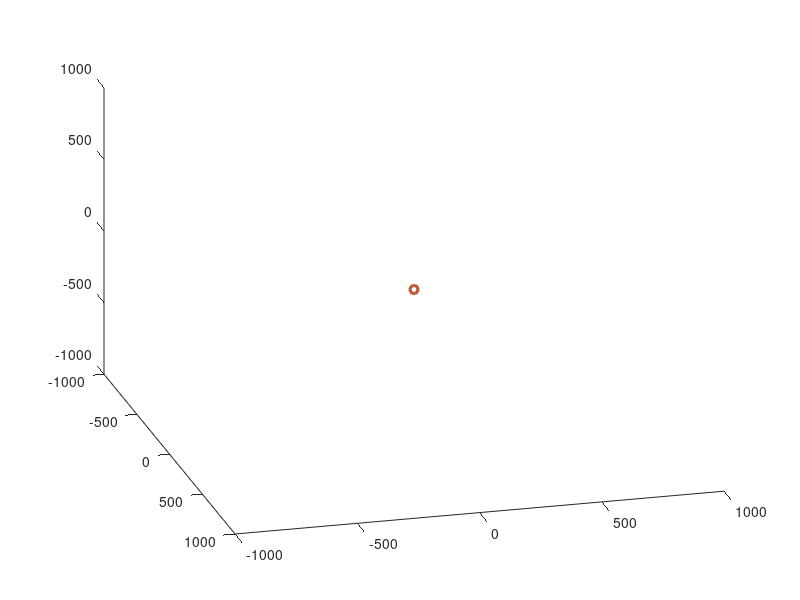

Write the MATLAB code that produced this figure. (Note: this script raises an error after producing the figure.)
% Fill this script in with your position tracking, force computation,
% and graphics for the virtual environment

close all

%% Run on hardware or simulation
hardwareFlag = false;

%% Plot end effector in environment
global qs % configuration (NOTE: This is only 3 angles now)
global posEE % position of end effectr

figClosed = 0;
qs = [0,0,0]; % initialize robot to zero pose
posEE = [0,0,0];  % initialize position of end effector

hold on; scatter3(0, 0, 0, 'kx', 'Linewidth', 2); % plot origin
h1 = scatter3(0, 0, 0, 'r.', 'Linewidth', 2); % plot end effector position
h2 = quiver3(0, 0, 0, 0, 0, 0, 'b'); % plot output force
if ~hardwareFlag
    h_fig = figure(1);
    set(h_fig, 'Name','Haptic environment: Close figure to quit.' ,'KeyPressFcn', @(h_obj, evt) keyPressFcn(h_obj, evt));
end

%% Create Environment here:
%%%%%%%%%%%%%%%%%%%%%%%%%%%%%%%%%%%%%%%%%%%%%%%%%%%%%%%%%%%%%%%%%%%%%%%%%%%
% Create static objects and interactive objects in their initial state

Env_1=[200 200 200 200; -300 -300 300 300; -300 300 300 -300];
Env={Env_1};    %Environment Cell

Obs={};         %Obstacle Cell

%%%%%%%%%%%%%%%%%%%%%%%%%%%%%%%%%%%%%%%%%%%%%%%%%%%%%%%%%%%%%%%%%%%%%%%%%%%

% set camera properties
axis([-1000 1000 -1000 1000 -1000 1000]);
view([75,30]);

i = 0; frameSkip = 3; % plotting variable - set how often plot updates
while(1)
    %% Read potentiometer values, convert to angles and end effector location
    if hardwareFlag
        qs = lynxGetAngles();
    end
    
    %% Calculate current end effector position
    %%%%%%%%%%%%%%%%%%%%%%%%%%%%%%%%%%%%%%%%%%%%%%%%%%%%%%%%%%%%%%%%%%%%%%%
    posEE = computeEEposition();
    %%%%%%%%%%%%%%%%%%%%%%%%%%%%%%%%%%%%%%%%%%%%%%%%%%%%%%%%%%%%%%%%%%%%%%%
    
    %% Calculate desired force based on current end effector position
    % Check for collisions with objects in the environment and compute the total force on the end effector
    %%%%%%%%%%%%%%%%%%%%%%%%%%%%%%%%%%%%%%%%%%%%%%%%%%%%%%%%%%%%%%%%%%%%%%%
    F = computeForces();
    %%%%%%%%%%%%%%%%%%%%%%%%%%%%%%%%%%%%%%%%%%%%%%%%%%%%%%%%%%%%%%%%%%%%%%%
    
    %% Plot Environment
    if i == 0
        figClosed = drawLynx(h1, h2, F);
        
        for j=1:1:length(Env)
            
            fill3(Env{1,j}(1,:),Env{1,j}(2,:), Env{1,j}(3,:),[0.7 0 0], 'facealpha', 0.3);

        end
       
        drawnow
        hold on;
    end
    
    %%%%%%%%%%%%%%%%%%%%%%%%%%%%%%%%%%%%%%%%%%%%%%%%%%%%%%%%%%%%
    %% Compute torques from forces and convert to currents for servos
    Tau = computeTorques();
    %%%%%%%%%%%%%%%%%%%%%%%%%%%%%%%%%%%%%%%%%%%%%%%%%%%%%%%%%%%%
    
    if hardwareFlag
        if figClosed % quit by closing the figure
            lynxDCTorquePhysical(0,0,0,0,0,0);
            return;
        else
            currents = torquesToCurrents(Tau);
            lynxDCTorquePhysical(currents(1),currents(2),currents(3),0,0,0);
        end
    end
    
    if (figClosed) % quit by closing the figure
        return;
    end
    
    %% Debugging
    %[posEE, qs, F', Tau']
    i = mod(i+1, frameSkip);
end